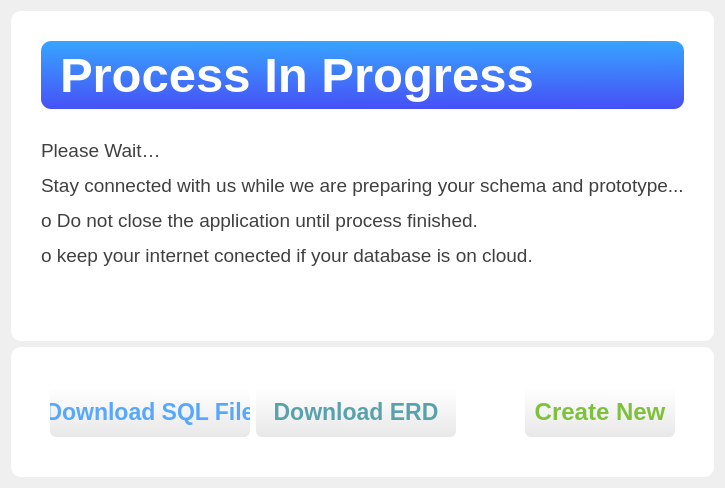
         <widget class="QWidget" name="page_5">
          <layout class="QVBoxLayout" name="verticalLayout_54">
           <item>
            <widget class="QFrame" name="frame_51">
             <property name="minimumSize">
              <size>
               <width>0</width>
               <height>60</height>
              </size>
             </property>
             <property name="maximumSize">
              <size>
               <width>16777215</width>
               <height>16777215</height>
              </size>
             </property>
             <property name="styleSheet">
              <string notr="true">background-color: rgb(255, 255, 255);
border-radius:10px;</string>
             </property>
             <property name="frameShape">
              <enum>QFrame::StyledPanel</enum>
             </property>
             <property name="frameShadow">
              <enum>QFrame::Raised</enum>
             </property>
             <layout class="QVBoxLayout" name="verticalLayout_53">
              <property name="spacing">
               <number>30</number>
              </property>
              <property name="leftMargin">
               <number>30</number>
              </property>
              <property name="topMargin">
               <number>30</number>
              </property>
              <property name="rightMargin">
               <number>30</number>
              </property>
              <property name="bottomMargin">
               <number>30</number>
              </property>
              <item>
               <widget class="QLabel" name="label_21">
                <property name="maximumSize">
                 <size>
                  <width>16777215</width>
                  <height>80</height>
                 </size>
                </property>
                <property name="font">
                 <font>
                  <pointsize>37</pointsize>
                  <weight>75</weight>
                  <bold>true</bold>
                 </font>
                </property>
                <property name="styleSheet">
                 <string notr="true">background-color: qlineargradient(spread:pad, x1:0.502463, y1:0, x2:0.527, y2:1, stop:0 rgba(55, 164, 255, 255), stop:1 rgba(71, 80, 246, 255));
border-radius:8px;
color: rgb(255, 255, 255);
border-radius:10px;
padding:6px;
</string>
                </property>
                <property name="text">
                 <string>Process In Progress</string>
                </property>
                <property name="textFormat">
                 <enum>Qt::PlainText</enum>
                </property>
               </widget>
              </item>
              <item>
               <widget class="QLabel" name="label_9">
                <property name="maximumSize">
                 <size>
                  <width>16777215</width>
                  <height>150</height>
                 </size>
                </property>
                <property name="text">
                 <string>&lt;html&gt;&lt;head/&gt;&lt;body&gt;&lt;p&gt;&lt;span style=&quot; font-family:'Times New Roman,serif'; font-size:14pt; color:#404040;&quot;&gt;Please Wait…&lt;/span&gt;&lt;/p&gt;&lt;p&gt;&lt;span style=&quot; font-family:'Times New Roman,serif'; font-size:14pt; color:#404040;&quot;&gt;Stay connected with us while we are preparing your schema and prototype...&lt;/span&gt;&lt;/p&gt;&lt;p&gt;&lt;span style=&quot; font-family:'Courier New'; font-size:14pt; color:#404040;&quot;&gt;    o &lt;/span&gt;&lt;span style=&quot; font-family:'Times New Roman,serif'; font-size:14pt; color:#404040;&quot;&gt;Do not close the application until process finished.&lt;/span&gt;&lt;/p&gt;&lt;p&gt;&lt;span style=&quot; font-family:'Courier New'; font-size:14pt; color:#404040;&quot;&gt;    o &lt;/span&gt;&lt;span style=&quot; font-family:'Times New Roman,serif'; font-size:14pt; color:#404040;&quot;&gt;keep your internet conected if your database is on cloud.&lt;/span&gt;&lt;/p&gt;&lt;/body&gt;&lt;/html&gt;</string>
                </property>
               </widget>
              </item>
              <item>
               <widget class="QLabel" name="label_31">
                <property name="text">
                 <string/>
                </property>
               </widget>
              </item>
             </layout>
            </widget>
           </item>
           <item>
            <widget class="QFrame" name="frame_53">
             <property name="minimumSize">
              <size>
               <width>0</width>
               <height>130</height>
              </size>
             </property>
             <property name="maximumSize">
              <size>
               <width>16777215</width>
               <height>130</height>
              </size>
             </property>
             <property name="styleSheet">
              <string notr="true">background-color: rgb(255, 255, 255);
border-radius:10px;</string>
             </property>
             <property name="frameShape">
              <enum>QFrame::StyledPanel</enum>
             </property>
             <property name="frameShadow">
              <enum>QFrame::Raised</enum>
             </property>
             <layout class="QHBoxLayout" name="horizontalLayout_12">
              <item>
               <widget class="QFrame" name="frame_52">
                <property name="frameShape">
                 <enum>QFrame::StyledPanel</enum>
                </property>
                <property name="frameShadow">
                 <enum>QFrame::Raised</enum>
                </property>
                <layout class="QHBoxLayout" name="horizontalLayout_15">
                 <property name="leftMargin">
                  <number>30</number>
                 </property>
                 <property name="topMargin">
                  <number>30</number>
                 </property>
                 <property name="rightMargin">
                  <number>30</number>
                 </property>
                 <property name="bottomMargin">
                  <number>30</number>
                 </property>
                 <item>
                  <widget class="QPushButton" name="pushButton_14">
                   <property name="minimumSize">
                    <size>
                     <width>200</width>
                     <height>50</height>
                    </size>
                   </property>
                   <property name="maximumSize">
                    <size>
                     <width>200</width>
                     <height>50</height>
                    </size>
                   </property>
                   <property name="font">
                    <font>
                     <pointsize>17</pointsize>
                     <weight>75</weight>
                     <bold>true</bold>
                    </font>
                   </property>
                   <property name="cursor">
                    <cursorShape>PointingHandCursor</cursorShape>
                   </property>
                   <property name="styleSheet">
                    <string notr="true">color: rgb(86, 168, 255);
qproperty-icon: url(:/all_icons/icons/3031718.png);
qproperty-iconSize: 30px;
background-color: qlineargradient(spread:pad, x1:0.477833, y1:0.0170455, x2:0.463054, y2:1, stop:0 rgba(255, 255, 255, 255), stop:1 rgba(232, 232, 232, 255));
border-radius:6px;</string>
                   </property>
                   <property name="text">
                    <string>Download SQL File</string>
                   </property>
                  </widget>
                 </item>
                 <item>
                  <widget class="QPushButton" name="pushButton_15">
                   <property name="minimumSize">
                    <size>
                     <width>200</width>
                     <height>50</height>
                    </size>
                   </property>
                   <property name="maximumSize">
                    <size>
                     <width>200</width>
                     <height>50</height>
                    </size>
                   </property>
                   <property name="font">
                    <font>
                     <pointsize>17</pointsize>
                     <weight>75</weight>
                     <bold>true</bold>
                    </font>
                   </property>
                   <property name="cursor">
                    <cursorShape>PointingHandCursor</cursorShape>
                   </property>
                   <property name="styleSheet">
                    <string notr="true">color: rgb(89, 162, 171);
qproperty-icon: url(:/all_icons/icons/9261197.png);
qproperty-iconSize: 30px;
background-color: qlineargradient(spread:pad, x1:0.477833, y1:0.0170455, x2:0.463054, y2:1, stop:0 rgba(255, 255, 255, 255), stop:1 rgba(232, 232, 232, 255));
border-radius:6px;</string>
                   </property>
                   <property name="text">
                    <string>Download ERD</string>
                   </property>
                  </widget>
                 </item>
                </layout>
               </widget>
              </item>
              <item alignment="Qt::AlignRight">
               <widget class="QFrame" name="frame_54">
                <property name="frameShape">
                 <enum>QFrame::StyledPanel</enum>
                </property>
                <property name="frameShadow">
                 <enum>QFrame::Raised</enum>
                </property>
                <layout class="QVBoxLayout" name="verticalLayout_22">
                 <property name="leftMargin">
                  <number>30</number>
                 </property>
                 <property name="topMargin">
                  <number>30</number>
                 </property>
                 <property name="rightMargin">
                  <number>30</number>
                 </property>
                 <property name="bottomMargin">
                  <number>30</number>
                 </property>
                 <item>
                  <widget class="QPushButton" name="pushButton_7">
                   <property name="minimumSize">
                    <size>
                     <width>150</width>
                     <height>50</height>
                    </size>
                   </property>
                   <property name="maximumSize">
                    <size>
                     <width>150</width>
                     <height>50</height>
                    </size>
                   </property>
                   <property name="font">
                    <font>
                     <pointsize>18</pointsize>
                     <weight>75</weight>
                     <bold>true</bold>
                    </font>
                   </property>
                   <property name="cursor">
                    <cursorShape>PointingHandCursor</cursorShape>
                   </property>
                   <property name="styleSheet">
                    <string notr="true">color:rgb(127, 193, 60);
qproperty-icon: url(:/all_icons/icons/4122925.png);
qproperty-iconSize: 30px;
background-color: qlineargradient(spread:pad, x1:0.477833, y1:0.0170455, x2:0.463054, y2:1, stop:0 rgba(255, 255, 255, 255), stop:1 rgba(232, 232, 232, 255));
border-radius:6px;
</string>
                   </property>
                   <property name="text">
                    <string>Create New</string>
                   </property>
                  </widget>
                 </item>
                </layout>
               </widget>
              </item>
             </layout>
            </widget>
           </item>
          </layout>
         </widget>
